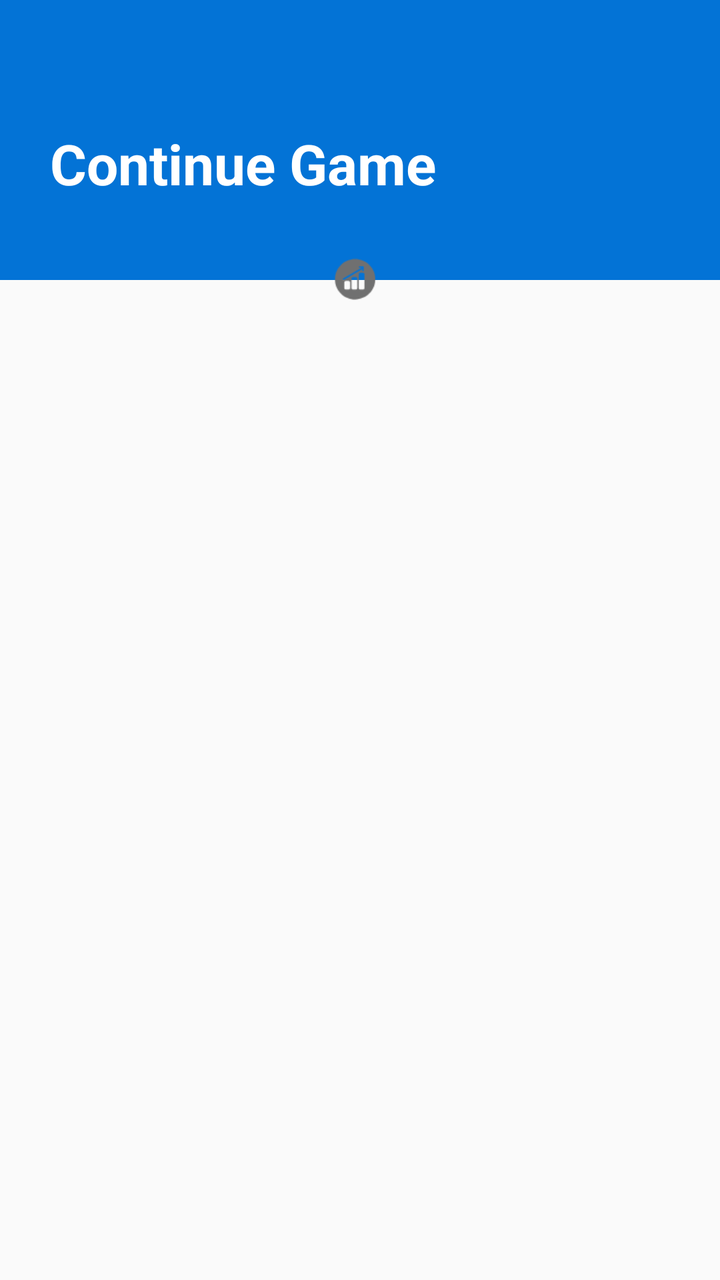
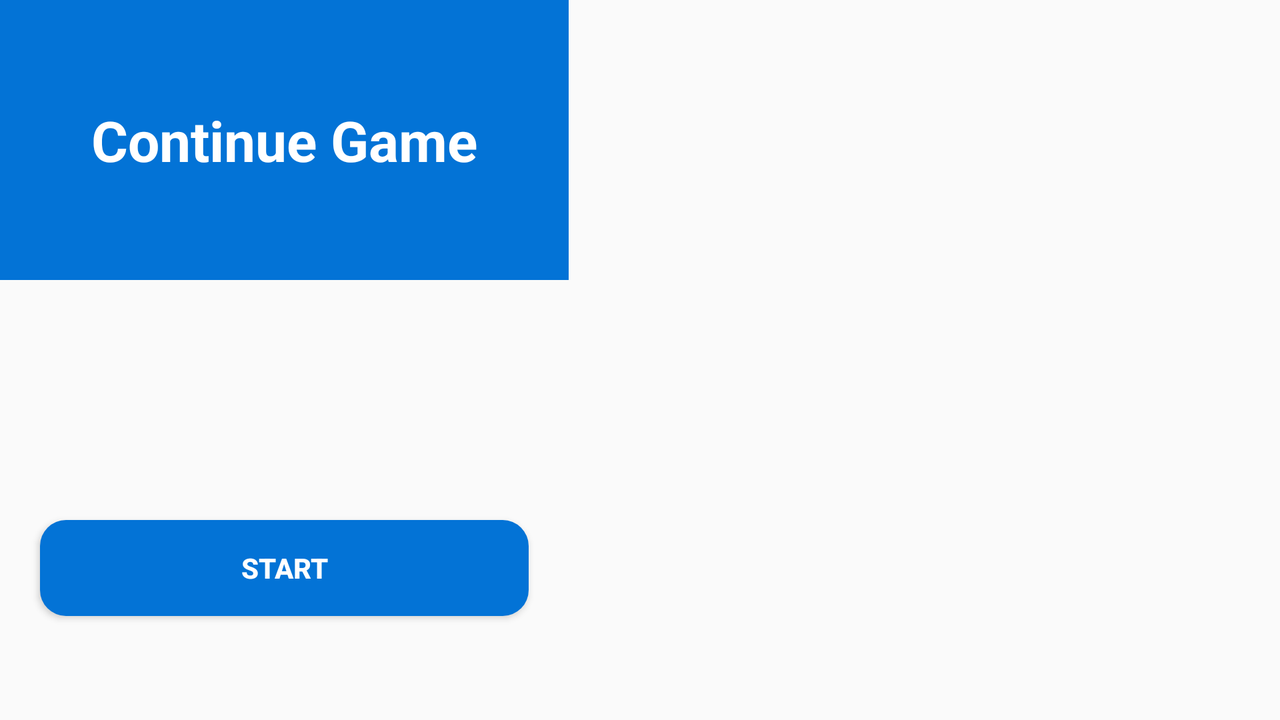

Two renders of one Android screen. The first uses the default layout on a phone; the second uses the alternative layout the repository ships for a different screen configuration, on a matching device. The two XML files are below.
<!-- AndroidManifest.xml: application theme AppTheme -->
<!-- res/layout/activity_continue_game.xml -->
<?xml version="1.0" encoding="utf-8"?>
<FrameLayout xmlns:android="http://schemas.android.com/apk/res/android"
    xmlns:tools="http://schemas.android.com/tools"
    android:layout_width="match_parent"
    android:layout_height="match_parent"
    tools:context=".controller.GameContinueActivity">

    <FrameLayout
        android:layout_width="match_parent"
        android:layout_height="140dp"
        android:background="@color/colorPrimary">

        <TextView
            android:layout_width="wrap_content"
            android:layout_height="wrap_content"
            android:layout_marginStart="25dp"
            android:layout_marginTop="63dp"
            android:text="@string/continue_game"
            android:textColor="@color/background"
            android:textSize="28sp"
            android:textStyle="bold" />

    </FrameLayout>

    <LinearLayout
        android:layout_width="match_parent"
        android:layout_height="wrap_content"
        android:orientation="vertical">

        <LinearLayout
            android:layout_width="match_parent"
            android:layout_height="60dp"
            android:layout_marginStart="16dp"
            android:layout_marginTop="110dp"
            android:layout_marginEnd="16dp"
            android:layout_marginBottom="20dp"
            android:background="@drawable/pop_up_shape"
            android:elevation="7dp"
            android:gravity="center"
            android:orientation="horizontal"
            android:paddingStart="14dp"
            android:paddingEnd="14dp">

            <ImageView
                android:layout_width="23dp"
                android:layout_height="23dp"
                android:layout_gravity="center"
                android:layout_marginEnd="5dp"
                android:scaleType="centerInside"
                android:src="@drawable/difficulty" />

            <TextView
                android:id="@+id/game_property"
                android:layout_width="wrap_content"
                android:layout_height="wrap_content"
                android:textSize="18sp"
                android:textStyle="bold" />
        </LinearLayout>

        <android.support.v4.view.ViewPager
            android:id="@+id/viewpager2"
            android:layout_width="wrap_content"
            android:layout_height="wrap_content" />

        <Button
            android:id="@+id/button_start2"
            android:layout_width="match_parent"
            android:layout_height="0dp"
            android:layout_margin="20dp"
            android:layout_weight="1"
            android:background="@drawable/button"
            android:text="@string/start"
            android:textColor="@color/background"
            android:textStyle="bold" />

    </LinearLayout>


</FrameLayout>
<!-- resources referenced by this layout -->
<resources>
  <color name="background">#FFFFFF</color>
  <color name="colorPrimary">#0373D6</color>
  <!-- drawable button (drawable) -->
  <?xml version="1.0" encoding="utf-8"?>
  <selector xmlns:android="http://schemas.android.com/apk/res/android">
      <item android:state_pressed="false"
          android:drawable="@drawable/button_shape"/>
      <item android:state_pressed="true"
          android:drawable="@drawable/button_shape_pressed"/>
  </selector>
  <!-- drawable difficulty: png bitmap (drawable-v24, 1704 bytes) -->
  <string name="continue_game">Continue Game</string>
  <string name="start">Start</string>
  <style name="AppTheme" parent="Theme.AppCompat.Light.DarkActionBar">
          
          <item name="colorPrimary">@color/colorPrimary</item>
          <item name="colorPrimaryDark">@color/colorPrimaryDark</item>
          <item name="colorAccent">@color/colorAccent</item>
      </style>
  <!-- drawable button_shape (drawable) -->
  <?xml version="1.0" encoding="utf-8"?>
  <shape xmlns:android="http://schemas.android.com/apk/res/android">
      <solid android:color="@color/colorPrimary"/>
      <corners android:radius="13dp"/>
  </shape>
  <!-- drawable button_shape_pressed (drawable) -->
  <?xml version="1.0" encoding="utf-8"?>
  <shape xmlns:android="http://schemas.android.com/apk/res/android">
      <solid android:color="@color/hintBubble"/>
      <corners android:radius="13dp"/>
  </shape>
  <color name="colorPrimaryDark">#16191B</color>
  <color name="colorAccent">#0373D6</color>
  <color name="hintBubble">#084479</color>
</resources>
<!-- res/layout-land/activity_continue_game.xml (the author's variant of the layout above) -->
<!-- drawn on the phone turned sideways -->
<?xml version="1.0" encoding="utf-8"?>
<LinearLayout xmlns:android="http://schemas.android.com/apk/res/android"
    xmlns:tools="http://schemas.android.com/tools"
    android:layout_width="match_parent"
    android:layout_height="match_parent"
    android:baselineAligned="false"
    android:orientation="horizontal"
    tools:context=".controller.GameContinueActivity">

    <LinearLayout
        android:layout_width="0dp"
        android:layout_height="match_parent"
        android:layout_weight="0.8"
        android:orientation="vertical">

        <FrameLayout
            android:layout_width="match_parent"
            android:layout_height="140dp"
            android:background="@color/colorPrimary">

            <TextView
                android:layout_width="wrap_content"
                android:layout_height="wrap_content"
                android:layout_gravity="center"
                android:text="@string/continue_game"
                android:textColor="@color/background"
                android:textSize="28sp"
                android:textStyle="bold" />

        </FrameLayout>

        <LinearLayout
            android:layout_width="match_parent"
            android:layout_height="60dp"
            android:layout_margin="20dp"
            android:background="@drawable/pop_up_shape"
            android:elevation="7dp"
            android:gravity="center"
            android:orientation="horizontal"
            android:paddingStart="14dp"
            android:paddingEnd="14dp">

            <TextView
                android:id="@+id/game_property"
                android:layout_width="wrap_content"
                android:layout_height="wrap_content"
                android:textSize="18sp"
                android:textStyle="bold" />
        </LinearLayout>

        <Button
            android:id="@+id/button_start2"
            android:layout_width="match_parent"
            android:layout_height="wrap_content"
            android:layout_margin="20dp"
            android:background="@drawable/button"
            android:text="@string/start"
            android:textColor="@color/background"
            android:textStyle="bold" />
    </LinearLayout>

    <LinearLayout
        android:layout_width="0dp"
        android:layout_height="match_parent"
        android:layout_weight="1"
        android:orientation="vertical">

        <android.support.v4.view.ViewPager
            android:id="@+id/viewpager2"
            android:layout_width="wrap_content"
            android:layout_height="wrap_content" />


    </LinearLayout>

</LinearLayout>
<!-- resources referenced by the variant -->
<!-- as the phone turned sideways resolves them -->
<resources>
  <color name="background">#FFFFFF</color>
  <color name="colorPrimary">#0373D6</color>
  <!-- drawable button (drawable) -->
  <?xml version="1.0" encoding="utf-8"?>
  <selector xmlns:android="http://schemas.android.com/apk/res/android">
      <item android:state_pressed="false"
          android:drawable="@drawable/button_shape"/>
      <item android:state_pressed="true"
          android:drawable="@drawable/button_shape_pressed"/>
  </selector>
  <string name="continue_game">Continue Game</string>
  <string name="start">Start</string>
  <style name="AppTheme" parent="Theme.AppCompat.Light.DarkActionBar">
          
          <item name="colorPrimary">@color/colorPrimary</item>
          <item name="colorPrimaryDark">@color/colorPrimaryDark</item>
          <item name="colorAccent">@color/colorAccent</item>
      </style>
  <!-- drawable button_shape (drawable) -->
  <?xml version="1.0" encoding="utf-8"?>
  <shape xmlns:android="http://schemas.android.com/apk/res/android">
      <solid android:color="@color/colorPrimary"/>
      <corners android:radius="13dp"/>
  </shape>
  <!-- drawable button_shape_pressed (drawable) -->
  <?xml version="1.0" encoding="utf-8"?>
  <shape xmlns:android="http://schemas.android.com/apk/res/android">
      <solid android:color="@color/hintBubble"/>
      <corners android:radius="13dp"/>
  </shape>
  <color name="colorPrimaryDark">#16191B</color>
  <color name="colorAccent">#0373D6</color>
  <color name="hintBubble">#084479</color>
</resources>
